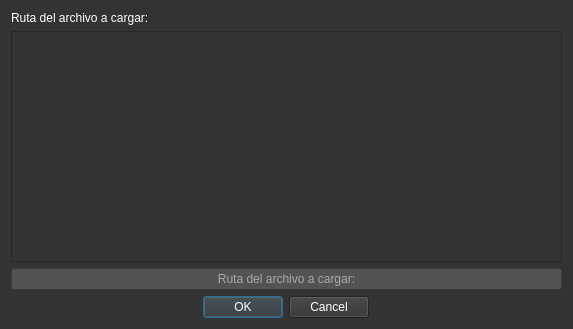
<?xml version="1.0" encoding="UTF-8"?>
<ui version="4.0">
 <class>CargarUsuarios</class>
 <widget class="QDialog" name="CargarUsuarios">
  <property name="geometry">
   <rect>
    <x>0</x>
    <y>0</y>
    <width>573</width>
    <height>329</height>
   </rect>
  </property>
  <property name="windowTitle">
   <string>Cargar Usuarios</string>
  </property>
  <property name="windowOpacity">
   <double>0.970000000000000</double>
  </property>
  <property name="styleSheet">
   <string notr="true">color: white;
background-color: #333;</string>
  </property>
  <layout class="QGridLayout" name="gridLayout">
   <item row="1" column="0">
    <widget class="QTreeView" name="buscarTree"/>
   </item>
   <item row="2" column="0">
    <widget class="QLineEdit" name="rutaInput">
     <property name="styleSheet">
      <string notr="true">background-color: #535353;</string>
     </property>
     <property name="alignment">
      <set>Qt::AlignCenter</set>
     </property>
     <property name="placeholderText">
      <string>Ruta del archivo a cargar:</string>
     </property>
    </widget>
   </item>
   <item row="3" column="0" alignment="Qt::AlignHCenter">
    <widget class="QDialogButtonBox" name="botones">
     <property name="standardButtons">
      <set>QDialogButtonBox::Cancel|QDialogButtonBox::Ok</set>
     </property>
     <property name="centerButtons">
      <bool>true</bool>
     </property>
    </widget>
   </item>
   <item row="0" column="0">
    <widget class="QLabel" name="label">
     <property name="text">
      <string>Ruta del archivo a cargar:</string>
     </property>
    </widget>
   </item>
  </layout>
 </widget>
 <resources/>
 <connections/>
</ui>
